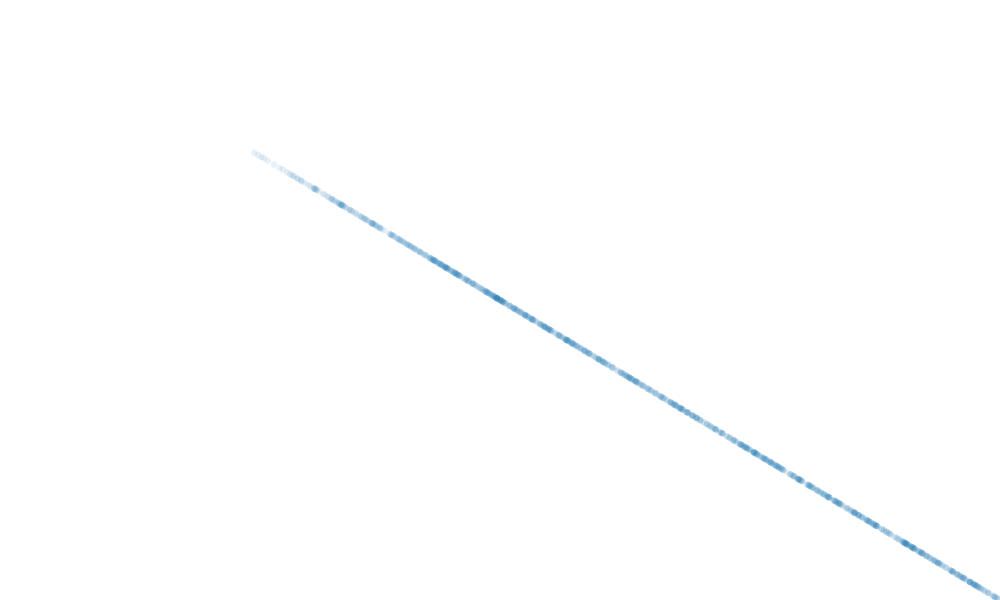

Express this chart as Vega-Lite.
### Vega specification from a JSON file in a GitHub repository (floating-point values rounded to 4 significant figures)
{"$schema": "https://vega.github.io/schema/vega/v5.json", "description": "An animated scatterplot with N points", "width": 500, "height": 300, "autosize": "none", "signals": [{"name": "t", "value": 0, "on": [{"events": {"type": "timer", "throttle": 33}, "update": "(now() / 1000)"}]}, {"name": "N", "value": 1000, "bind": {"input": "range", "min": 10, "max": 100000}}], "data": [{"name": "points", "transform": [{"type": "sequence", "start": 0, "stop": {"signal": "N"}}, {"type": "formula", "expr": "random() * 3.1415926", "as": "u"}, {"type": "formula", "expr": "random() * 3.1415926", "as": "v"}]}], "marks": [{"type": "symbol", "from": {"data": "points"}, "clip": true, "encode": {"enter": {"fillOpacity": {"value": 0.1}, "fill": {"value": "#1f77b4"}, "size": {"value": 10}}, "update": {"x": {"signal": "(cos(datum.v + t * 2.1) + sin(datum.u + t)) / 2 * 250 + 250"}, "y": {"signal": "(cos(datum.v + t) + sin(datum.u + t * 3.3)) / 2 * 150 + 150"}}}}]}
